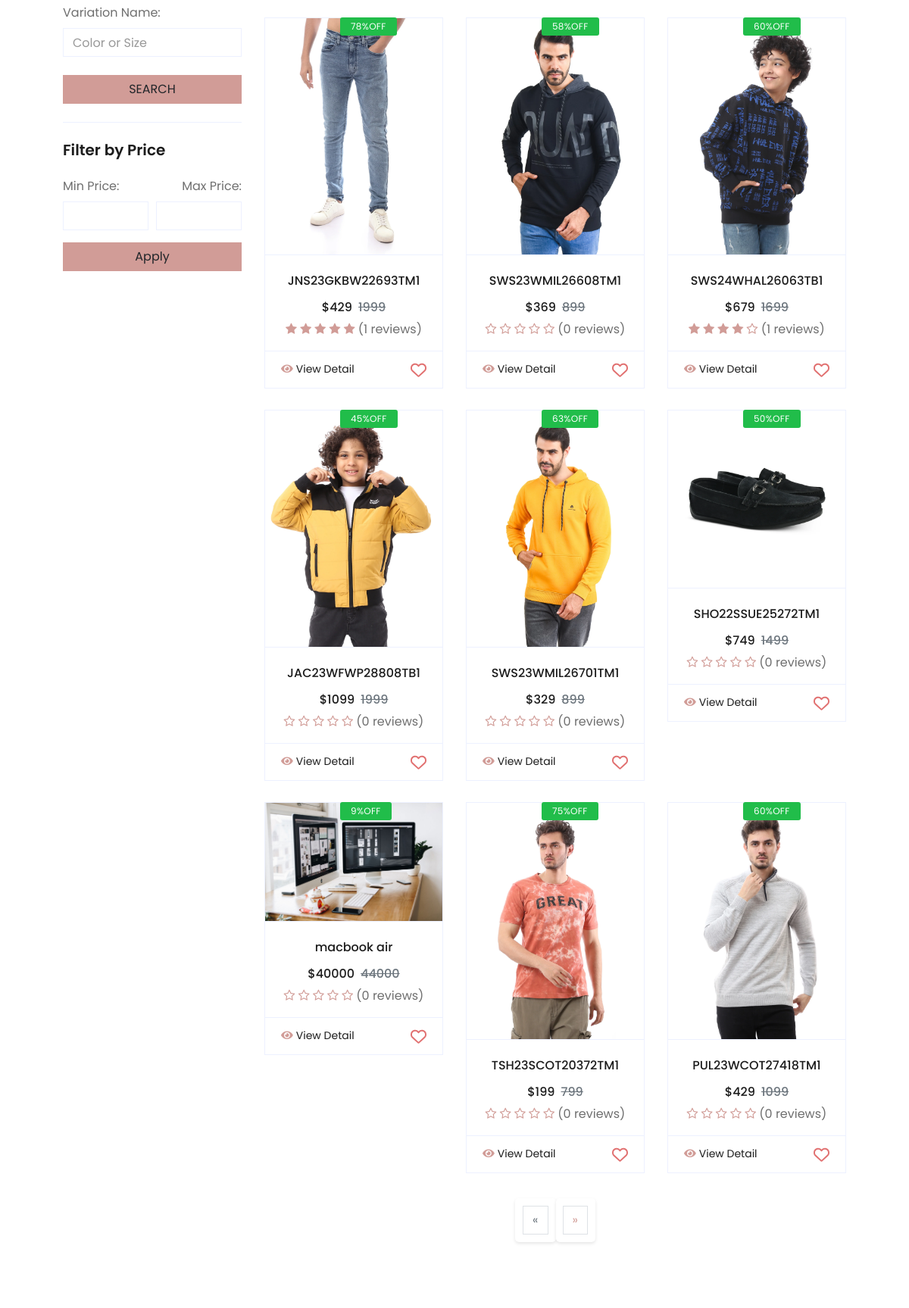
Page /product/orderd_by_popularty/ (middle part) on the earlier database version.
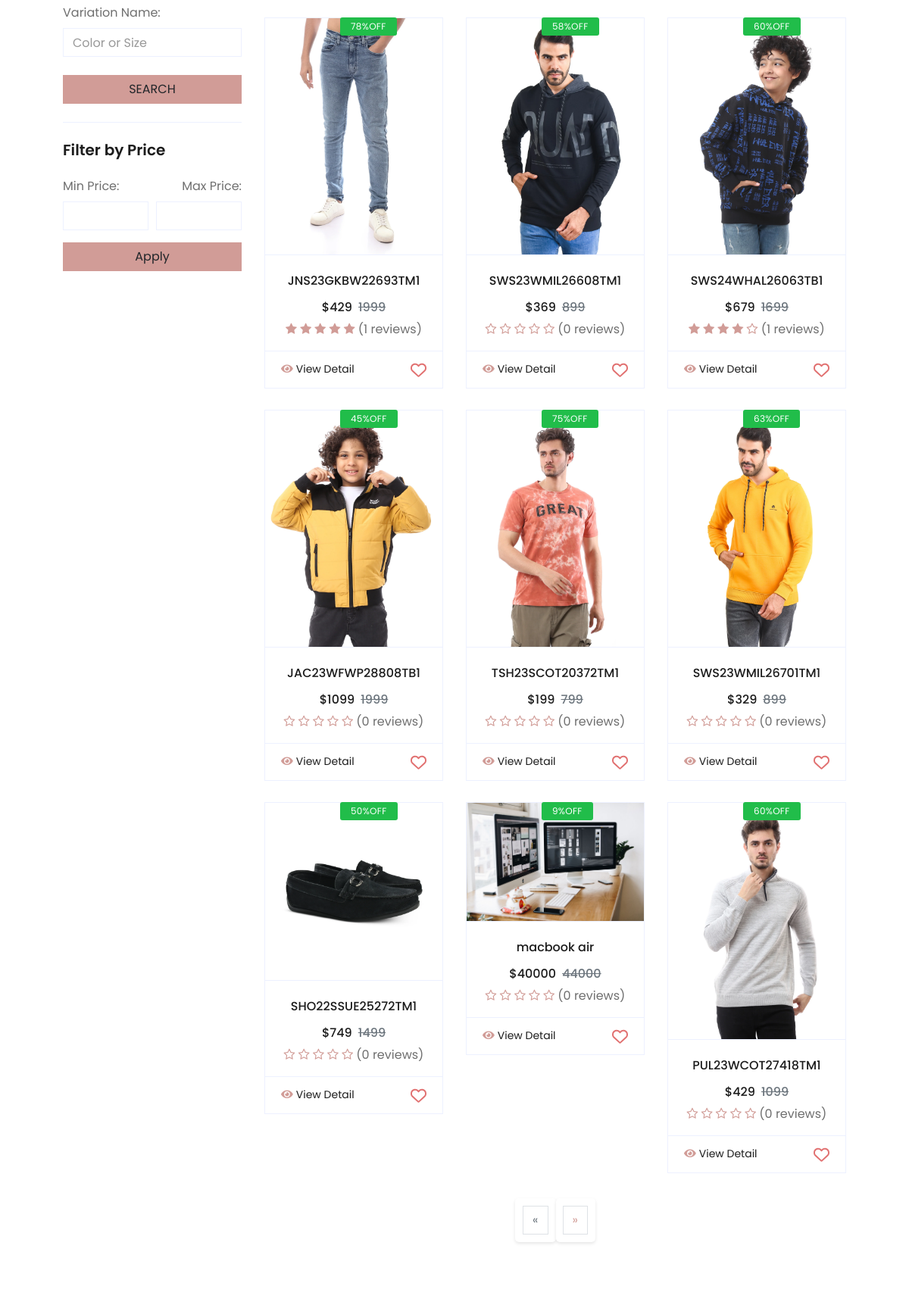
Same page on the later database version.
### product/models.py (models this page shows, shortened)
class Product(models.Model):
    name = models.CharField(max_length=100)
    image = models.ImageField(upload_to='product/')
    stock = models.IntegerField()
    price = models.IntegerField(default=0)
    discount = models.IntegerField(default=0)
    description = models.TextField(max_length=10000)
    like = models.ManyToManyField(User , blank=True,related_name='product_favourite')
    created_at = models.DateTimeField( default=timezone.now)
    category = models.ForeignKey('ProductCategory',verbose_name=('category'), on_delete=models.CASCADE ,default='')
    subcategory = models.ForeignKey("Subcategory" , on_delete=models.CASCADE ,default='')
    PRDBrand = models.ForeignKey('settings.Brand' ,related_name='product_brand', on_delete=models.CASCADE , blank=True, null=True ,verbose_name=_("Brand "))
    slug = models.SlugField(null=True,blank=True , unique=True)
    tags = TaggableManager()
    views = models.PositiveIntegerField(default=0)
    is_available = models.BooleanField(default=True)
    class Meta:
        ordering = ["name"]
    def offer(self):
        offer = 0
        if self.discount > 0:
            offer =int( 100 - (self.discount / self.price * 100))
        return offer
    def get_absolute_url(self):
        return reverse("product:product_detail", args=[self.slug])
    def avr_review(self):
        reviews = ReviewRating.objects.filter(product=self , status=True).aggregate(average=Avg('rating'))
        avg =0
        if reviews['average'] is not None:
            avg = float(reviews['average'])
        return avg
    def count_review(self):
        reviews = ReviewRating.objects.filter(product=self , status=True).aggregate(count=Count('rating'))
        count = 0
        if reviews['count'] is not None:
            count = int(reviews['count'])
        return count

### product/views.py (the view)
# urls.py: path('orderd_by_popularty/',views.product_list_orderd_by_papularty , name='product_list_orderd_by_papularty'),
def product_list_orderd_by_papularty(request):
    object_list = Product.objects.all().order_by('-views')
    paginator = Paginator(object_list, 9)
    page_number = request.GET.get("page")
    page_obj = paginator.get_page(page_number)
    context = {'object_list': object_list,
               'page_obj':page_obj}
    return render(request , 'product/product_list.html' , context)

### accounts/favourite_context.py (called while the page is built, shortened)
def counter(request):
    product_count = 0
    return dict(product_count=product_count)

### carts/cart_context.py (called while the page is built)
def counter(request):
    cart_count = 0
    if 'admin' in request.path:
        return{}
    else :
        try :
            cart = Cart.objects.filter(cart_id=_cart_id(request))
            if request.user.is_authenticated:
                cart_items= CartItem.objects.all().filter(user=request.user)
            else:
                cart_items = CartItem.objects.all().filter(cart=cart[:1])
            for cart_item in cart_items:
                cart_count+=cart_item.quantity
        except Cart.DoesNotExist:
            cart_count=0
    return dict(cart_count=cart_count)

### carts/views.py (called while the page is built)
def _cart_id(request):
    cart = request.session.session_key
    if not cart:
        cart = request.session.create()
    return cart

### product/models.py (called while the page is built)
    def __str__(self):
        return self.name

    def __str__(self):
        return self.name

### product/templates/product/product_list.html (shortened to what the changed rows need)
{% extends 'base.html' %}
{% load static %}
{% block body %}
<div class="container-fluid pt-5">
    <div class="row px-xl-5">
        <div class="col-lg-9 col-md-12">
            <div class="row pb-3">
                {% for product in page_obj  %}
                <div class="col-lg-4 col-md-6 col-sm-12 pb-1">
                    <div class="card product-item border-0 mb-4">
                        <div
                            class="card-header product-img position-relative overflow-hidden bg-transparent border p-0">
                            <img class="img-fluid w-100" src="{{product.image.url}}" alt="">
                        </div>
                        <div class="card-body border-left border-right text-center p-0 pt-4 pb-3">
                            <h6 class="text-truncate mb-3">{{product.name}}</h6>
                            {% if product.offer %}
                            <div class="product-badge2 bg-success border-default text-body">{{product.offer}}%OFF</div>
                            {% endif %}
                            <div class="d-flex justify-content-center">
                                {% if product.discount > 0 %}
                                <h6>${{product.discount}}</h6>
                                <h6 class="text-muted ml-2"><del>{{product.price}}</del></h6>
                                {% else %}
                                <h6>${{product.price}}</h6>
                                {% endif %}
                            </div>
                            <div class="rating-star">
                                <span>
                                    <i class="fa fa-star{% if product.avr_review < 0.5%}-o{% elif product.avr_review >= 0.5 and product.avr_review < 1%}-half-o{%endif%}"
                                        aria-hidden="true"></i>
                                    <i class="fa fa-star{% if product.avr_review < 1.5%}-o{% elif product.avr_review >= 1.5 and product.avr_review < 2%}-half-o{%endif%}"
                                        aria-hidden="true"></i>
                                    <i class="fa fa-star{% if product.avr_review < 2.5%}-o{% elif product.avr_review >= 2.5 and product.avr_review < 3%}-half-o{%endif%}"
                                        aria-hidden="true"></i>
                                    <i class="fa fa-star{% if product.avr_review < 3.5%}-o{% elif product.avr_review >= 3.5 and product.avr_review < 4%}-half-o{%endif%}"
                                        aria-hidden="true"></i>
                                    <i class="fa fa-star{% if product.avr_review < 4.5%}-o{% elif product.avr_review >= 4.5 and product.avr_review < 5%}-half-o{%endif%}"
                                        aria-hidden="true"></i>
                                </span>({{product.count_review}} reviews)
                            </div>
                        </div>
                        <div class="card-footer d-flex justify-content-between bg-light border">
                            <a href="{{product.get_absolute_url}}" class="btn btn-sm text-dark p-0"><i
                                    class="fas fa-eye text-primary mr-1"></i>View
                                Detail</a>
                            {% if request.user in product.like.all %}
                            <a href="{% url 'product:like' product.id%}" class="btn btn-sm text-dark p-0"><svg
                                    xmlns="http://www.w3.org/2000/svg" height="1.5em" viewBox="0 0 512 512">
                                    <style>
                                        svg {
                                            fill: #e19898
                                        }
                                    </style>
                                    <path
                                        d="M47.6 300.4L228.3 469.1c7.5 7 17.4 10.9 27.7 10.9s20.2-3.9 27.7-10.9L464.4 300.4c30.4-28.3 47.6-68 47.6-109.5v-5.8c0-69.9-50.5-129.5-119.4-141C347 36.5 300.6 51.4 268 84L256 96 244 84c-32.6-32.6-79-47.5-124.6-39.9C50.5 55.6 0 115.2 0 185.1v5.8c0 41.5 17.2 81.2 47.6 109.5z" />
                                </svg></a>
                            {% else %}
                            <a href="{% url 'product:like' product.id%}" class="btn btn-sm text-dark p-0"></i></a>
                            {% endif %}
                        </div>
                    </div>
                </div>
                {% endfor %}
            </div>
        </div>
    </div>
</div>
{% endblock body %}

Differences in the rows shown:
changed Product "TSH23SCOT20372TM1": moves up the list
